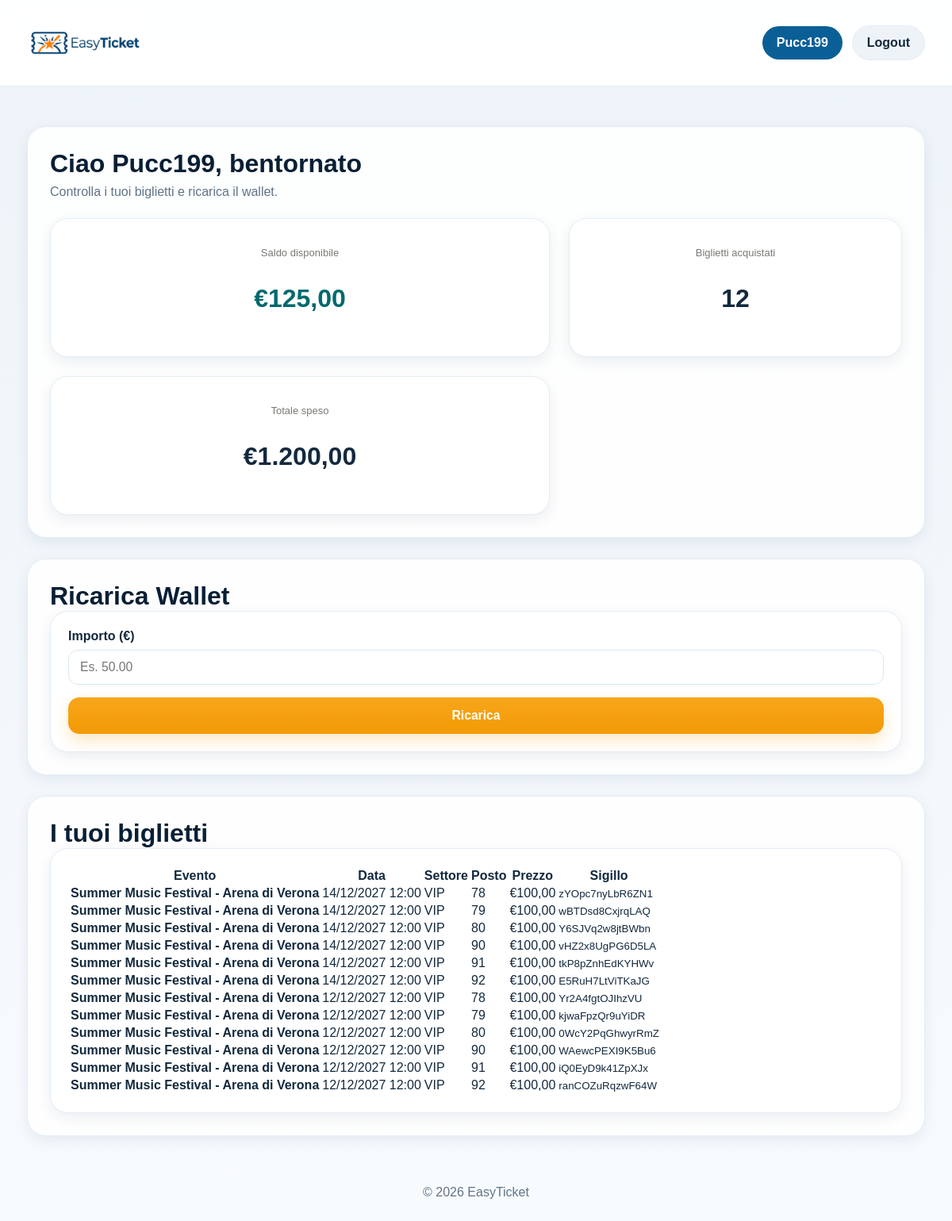
The page /User_dashboard.php (signed in) on the database its author committed.
### tables this page shows
CREATE TABLE `utente` (
  `id` int NOT NULL,
  `nome` varchar(50) NOT NULL,
  `cognome` varchar(50) NOT NULL,
  `data_nascita` date NOT NULL,
  `username` varchar(50) NOT NULL,
  `password` varchar(255) NOT NULL,
  `id_ruolo` int NOT NULL,
  `saldo` decimal(10,2) NOT NULL DEFAULT '0.00'
);

CREATE TABLE `biglietto` (
  `id` int NOT NULL,
  `sigillo_fiscale` varchar(20) NOT NULL,
  `disponibilita` tinyint(1) NOT NULL DEFAULT '1',
  `id_utente` int NOT NULL,
  `id_evento_settore` int NOT NULL,
  `posto` int NOT NULL,
  `prezzo` decimal(10,2) NOT NULL,
  `data_acquisto` datetime NOT NULL DEFAULT CURRENT_TIMESTAMP
);

CREATE TABLE `evento` (
  `id` int NOT NULL,
  `titolo` varchar(120) NOT NULL,
  `descrizione` text,
  `id_categoria` int NOT NULL,
  `id_luogo` int NOT NULL,
  `immagine` varchar(255) DEFAULT NULL,
  `stato` enum('programmato','annullato','completato') NOT NULL DEFAULT 'programmato'
);

CREATE TABLE `replica_evento` (
  `id` int NOT NULL,
  `id_evento` int NOT NULL,
  `data_ora_inizio` datetime NOT NULL,
  `data_ora_fine` datetime DEFAULT NULL,
  `stato` enum('programmata','annullata','completata') NOT NULL DEFAULT 'programmata'
);

CREATE TABLE `evento_settore` (
  `id` int NOT NULL,
  `id_replica_evento` int NOT NULL,
  `id_evento` int NOT NULL,
  `id_settore` int NOT NULL,
  `prezzo` decimal(10,2) NOT NULL,
  `posti_totali` int NOT NULL,
  `posti_disponibili` int NOT NULL
);

### init.php (called while the page is built, shortened)
<?php
function esc($value) {
    return htmlspecialchars((string)$value, ENT_QUOTES, 'UTF-8');
}
?>

### User_dashboard.php (the view, shortened to what this page needs)
<?php
require_once 'init.php';
$username          = $_SESSION['username'];
$stmt = $pdo->prepare("SELECT id, nome, cognome, username, saldo FROM utente WHERE username = ? LIMIT 1");
$stmt->execute([$username]);
$user = $stmt->fetch();
$saldo       = (float)($user['saldo'] ?? 0);
$username = isset($_SESSION['username']) ? esc($_SESSION['username']) : null;
$stmt = $pdo->prepare("
    SELECT
        b.id, b.sigillo_fiscale, b.disponibilita, b.posto, b.prezzo, b.data_acquisto,
        es.id_settore,
        e.id AS evento_id, e.titolo, e.descrizione, e.immagine, e.stato,
        r.data_ora_inizio AS data_evento
    FROM biglietto b
    INNER JOIN evento_settore es ON b.id_evento_settore = es.id
    INNER JOIN evento e          ON es.id_evento = e.id
    INNER JOIN replica_evento r  ON es.id_replica_evento = r.id
    WHERE b.id_utente = ? AND b.disponibilita = 1
    ORDER BY r.data_ora_inizio DESC, b.data_acquisto DESC
");
$stmt->execute([$user['id']]);
$tickets = $stmt->fetchAll();
$nomiSettori = [1=>'VIP', 2=>'Tribuna', 3=>'Curva', 4=>'Platea', 5=>'Galleria'];
$totalSpent  = array_sum(array_column($tickets, 'prezzo'));
?>
<!DOCTYPE html>
<html lang="it">
<head>
    <link rel="stylesheet" href="css/style1.css">
</head>
<body>
<header class="site-header">
    <div class="header-inner">
        <a href="home.php" class="brand"><img src="img/logo_sito.png" alt="EasyTicket"></a>
        <nav class="user-nav">
            <a href="User_dashboard.php" class="user-pill primary-pill"><?php echo esc($username); ?></a>
            <a href="logout.php" class="user-pill secondary-pill">Logout</a>
        </nav>
    </div>
</header>
<main class="page-shell">
    <section class="section-block">
        <div class="section-heading">
            <h2>Ciao <?php echo esc($username); ?>, bentornato</h2>
            <p>Controlla i tuoi biglietti e ricarica il wallet.</p>
        </div>
        <div class="admin-grid">
            <div class="admin-card" style="text-align:center;">
                <p style="font-size:13px;color:#7a7974;">Saldo disponibile</p>
                <p style="font-size:2rem;font-weight:700;color:#01696f;">€<?php echo number_format($saldo,2,',','.'); ?></p>
            </div>
            <div class="admin-card" style="text-align:center;">
                <p style="font-size:13px;color:#7a7974;">Biglietti acquistati</p>
                <p style="font-size:2rem;font-weight:700;"><?php echo count($tickets); ?></p>
            </div>
            <div class="admin-card" style="text-align:center;">
                <p style="font-size:13px;color:#7a7974;">Totale speso</p>
                <p style="font-size:2rem;font-weight:700;">€<?php echo number_format($totalSpent,2,',','.'); ?></p>
            </div>
        </div>
    </section>
    <section class="section-block">
        <div class="section-heading"><h2>Ricarica Wallet</h2></div>
        <form method="post" class="admin-card">
            <div class="admin-form-group">
                <label>Importo (€)</label>
                <input type="number" name="importo" step="0.01" min="1" max="1000" placeholder="Es. 50.00" required>
            </div>
            <button type="submit" class="admin-submit">Ricarica</button>
        </form>
    </section>
    <section class="section-block">
        <div class="section-heading">
            <h2>I tuoi biglietti</h2>
        </div>
        <?php if (empty($tickets)): ?>
            <div class="empty-state">
                <h3>Nessun biglietto trovato</h3>
                <p>Non risultano ancora biglietti associati al tuo account.</p>
                <a href="home.php" class="hero-cta">Vai agli eventi</a>
            </div>
        <?php else: ?>
            <div class="admin-card table-wrap">
                <table class="admin-table">
                    <thead>
                        <tr><th>Evento</th><th>Data</th><th>Settore</th><th>Posto</th><th>Prezzo</th><th>Sigillo</th></tr>
                    </thead>
                    <tbody>
                    <?php foreach ($tickets as $t): ?>
                        <tr>
                            <td><strong><?php echo esc($t['titolo']); ?></strong></td>
                            <td><?php echo !empty($t['data_evento']) ? esc(date('d/m/Y H:i', strtotime($t['data_evento']))) : 'N/D'; ?></td>
                            <td><?php echo esc($nomiSettori[$t['id_settore']] ?? 'N/D'); ?></td>
                            <td><?php echo (int)$t['posto']; ?></td>
                            <td>€<?php echo number_format((float)$t['prezzo'],2,',','.'); ?></td>
                            <td><small><?php echo esc($t['sigillo_fiscale']); ?></small></td>
                        </tr>
                    <?php endforeach; ?>
                    </tbody>
                </table>
            </div>
        <?php endif; ?>
    </section>
</main>
<footer class="site-footer"><p>&copy; 2026 EasyTicket</p></footer>
</body>
</html>

### css/style1.css (style rules this page uses)
:root { --color-primary: #0b5f97; --color-primary-dark: #084c79; --color-primary-hover: #084c79; --color-accent: #f39a05; --color-accent-dark: #d98500; --color-bg: #ffffff; --color-surface: #ffffff; --color-surface-soft: #f8fbfe; --color-text: #13293d; --color-text-muted: #607487; --color-border: #e4edf4; --shadow-sm: 0 6px 18px rgba(10, 52, 84, 0.08); --shadow-md: 0 16px 40px rgba(10, 52, 84, 0.14); --radius-sm: 10px; --radius-md: 18px; --radius-lg: 24px; }
* { box-sizing: border-box; }
html { scroll-behavior: smooth; }
body { margin: 0; padding: 0; font-family: Arial, sans-serif; background: linear-gradient(180deg, #edf3f8 0%, #f8fbfe 100%); color: var(--color-text); overflow: auto; }
.site-header { position: sticky; top: 0; z-index: 100; background: rgba(255, 255, 255, 0.95); backdrop-filter: blur(10px); border-bottom: 1px solid var(--color-border); }
.header-inner { max-width: 1180px; margin: 0 auto; padding: 14px 24px; display: flex; align-items: center; justify-content: space-between; gap: 20px; }
.brand img { height: 80px; width: auto; display: block; }
.user-nav { display: flex; align-items: center; gap: 12px; flex-wrap: wrap; }
.user-pill { text-decoration: none; padding: 12px 18px; border-radius: 999px; font-weight: 700; transition: 0.2s ease; }
.primary-pill { background: var(--color-primary); color: #fff; }
.secondary-pill { background: #eef3f8; color: var(--color-text); border: 1px solid var(--color-border); }
.site-footer { text-align: center; padding: 22px; color: var(--color-text-muted); }
.page-shell { max-width: 1180px; margin: 0 auto; padding: 24px; }
.section-block { margin-top: 26px; background: rgba(255, 255, 255, 0.9); border: 1px solid var(--color-border); border-radius: var(--radius-lg); padding: 28px; box-shadow: var(--shadow-sm); }
.section-heading h2 { margin: 0; font-size: 2rem; color: #081f34; }
.section-heading p { margin: 8px 0 0; color: var(--color-text-muted); }
.admin-grid { margin-top: 24px; display: grid; grid-template-columns: minmax(0, 1.2fr) minmax(0, 0.8fr); gap: 24px; }
.admin-card { background: var(--color-surface); border: 1px solid var(--color-border); border-radius: 22px; padding: 22px; box-shadow: var(--shadow-sm); }
.admin-form-group { margin-bottom: 16px; }
.admin-form-group label { display: block; margin-bottom: 8px; font-weight: 700; color: var(--color-text); }
.admin-card input[type="text"], .admin-card input[type="datetime-local"], .admin-card input[type="file"], .admin-card input[type="number"], .admin-card select, .admin-card textarea { width: 100%; padding: 12px 14px; border-radius: 12px; border: 1px solid #dce7f0; background: #fff; color: var(--color-text); font-size: 0.98rem; outline: none; transition: border-color 0.2s ease, box-shadow 0.2s ease; }
.admin-submit, .admin-delete { width: 100%; border: none; border-radius: 14px; padding: 14px 18px; font-weight: 700; font-size: 0.98rem; cursor: pointer; transition: transform 0.2s ease, opacity 0.2s ease, background 0.2s ease; }
.admin-submit { background: linear-gradient(180deg, #f7a61b 0%, var(--color-accent) 100%); color: #fff; box-shadow: 0 10px 20px rgba(243, 154, 5, 0.22); }

### rows shown on the page
utente: saldo "125,00"
biglietto: evento.titolo "Summer Music Festival - Arena di Verona", replica_evento.data_ora_inizio "14/12/2027 12:00", id_evento_settore.id_settore "VIP", posto "78", prezzo "100,00", sigillo_fiscale "zYOpc7nyLbR6ZN1"
biglietto: evento.titolo "Summer Music Festival - Arena di Verona", replica_evento.data_ora_inizio "14/12/2027 12:00", id_evento_settore.id_settore "VIP", posto "79", prezzo "100,00", sigillo_fiscale "wBTDsd8CxjrqLAQ"
biglietto: evento.titolo "Summer Music Festival - Arena di Verona", replica_evento.data_ora_inizio "14/12/2027 12:00", id_evento_settore.id_settore "VIP", posto "80", prezzo "100,00", sigillo_fiscale "Y6SJVq2w8jtBWbn"
biglietto: evento.titolo "Summer Music Festival - Arena di Verona", replica_evento.data_ora_inizio "14/12/2027 12:00", id_evento_settore.id_settore "VIP", posto "90", prezzo "100,00", sigillo_fiscale "vHZ2x8UgPG6D5LA"
biglietto: evento.titolo "Summer Music Festival - Arena di Verona", replica_evento.data_ora_inizio "14/12/2027 12:00", id_evento_settore.id_settore "VIP", posto "91", prezzo "100,00", sigillo_fiscale "tkP8pZnhEdKYHWv"
biglietto: evento.titolo "Summer Music Festival - Arena di Verona", replica_evento.data_ora_inizio "14/12/2027 12:00", id_evento_settore.id_settore "VIP", posto "92", prezzo "100,00", sigillo_fiscale "E5RuH7LtViTKaJG"
biglietto: evento.titolo "Summer Music Festival - Arena di Verona", replica_evento.data_ora_inizio "12/12/2027 12:00", id_evento_settore.id_settore "VIP", posto "78", prezzo "100,00", sigillo_fiscale "Yr2A4fgtOJIhzVU"
biglietto: evento.titolo "Summer Music Festival - Arena di Verona", replica_evento.data_ora_inizio "12/12/2027 12:00", id_evento_settore.id_settore "VIP", posto "79", prezzo "100,00", sigillo_fiscale "kjwaFpzQr9uYiDR"
biglietto: evento.titolo "Summer Music Festival - Arena di Verona", replica_evento.data_ora_inizio "12/12/2027 12:00", id_evento_settore.id_settore "VIP", posto "80", prezzo "100,00", sigillo_fiscale "0WcY2PqGhwyrRmZ"
biglietto: evento.titolo "Summer Music Festival - Arena di Verona", replica_evento.data_ora_inizio "12/12/2027 12:00", id_evento_settore.id_settore "VIP", posto "90", prezzo "100,00", sigillo_fiscale "WAewcPEXI9K5Bu6"
biglietto: evento.titolo "Summer Music Festival - Arena di Verona", replica_evento.data_ora_inizio "12/12/2027 12:00", id_evento_settore.id_settore "VIP", posto "91", prezzo "100,00", sigillo_fiscale "iQ0EyD9k41ZpXJx"
biglietto: evento.titolo "Summer Music Festival - Arena di Verona", replica_evento.data_ora_inizio "12/12/2027 12:00", id_evento_settore.id_settore "VIP", posto "92", prezzo "100,00", sigillo_fiscale "ranCOZuRqzwF64W"

### other values the page prints
$username "Pucc199"
count($tickets) "12"
$totalSpent "1.200,00"
